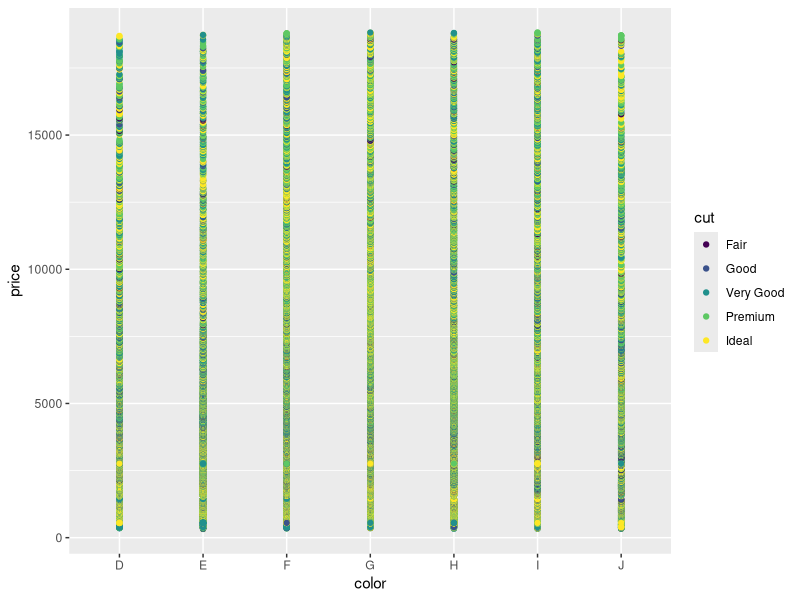
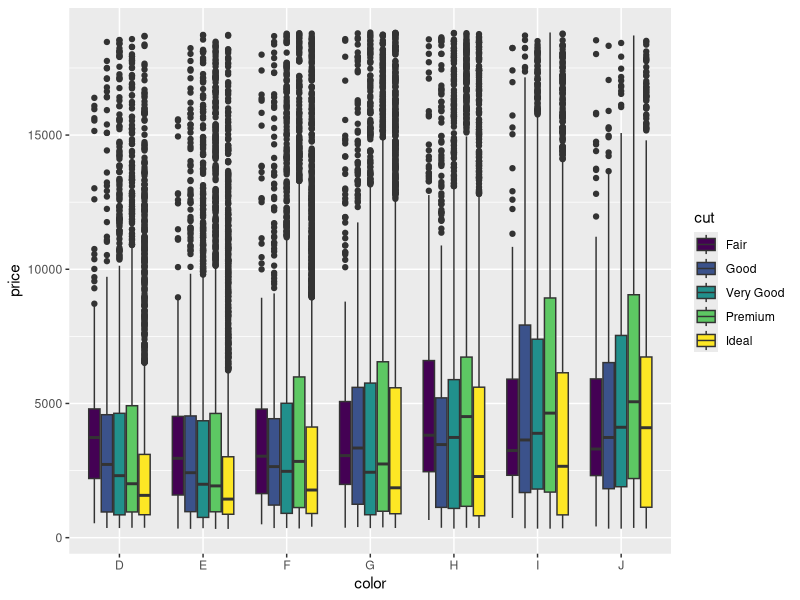
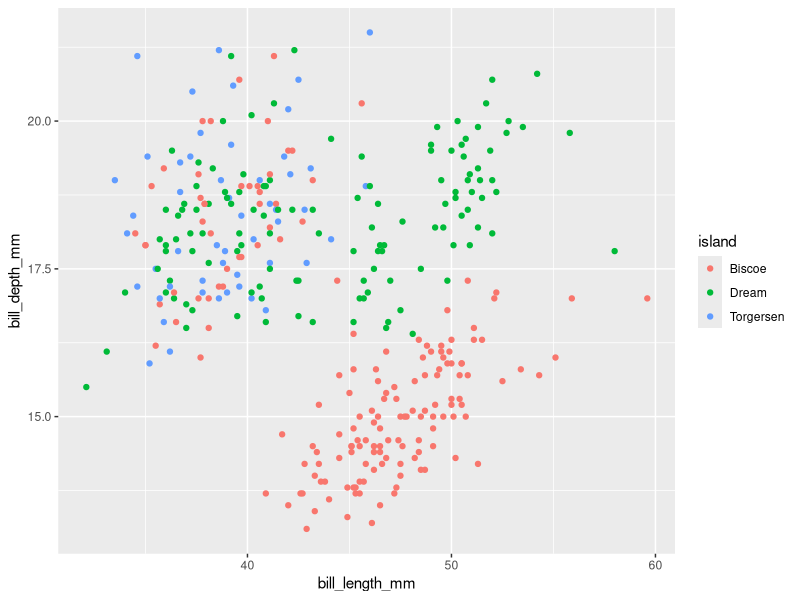
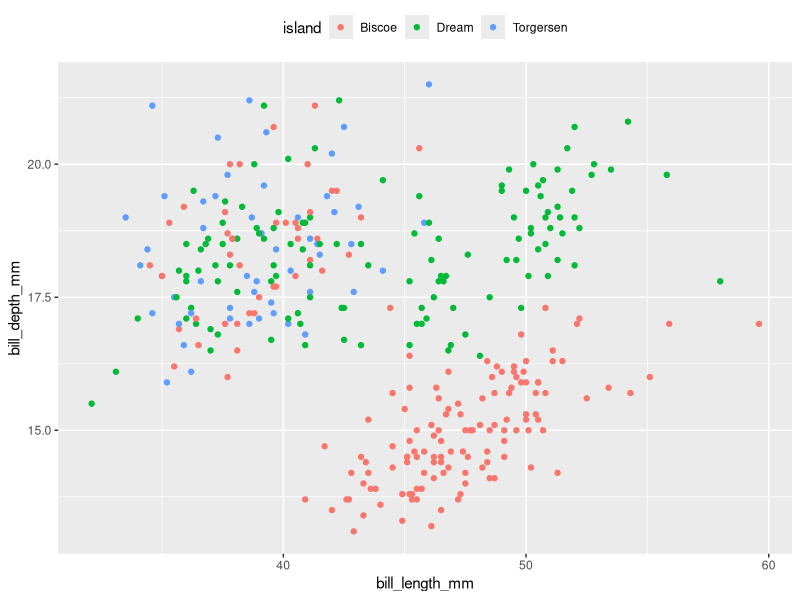
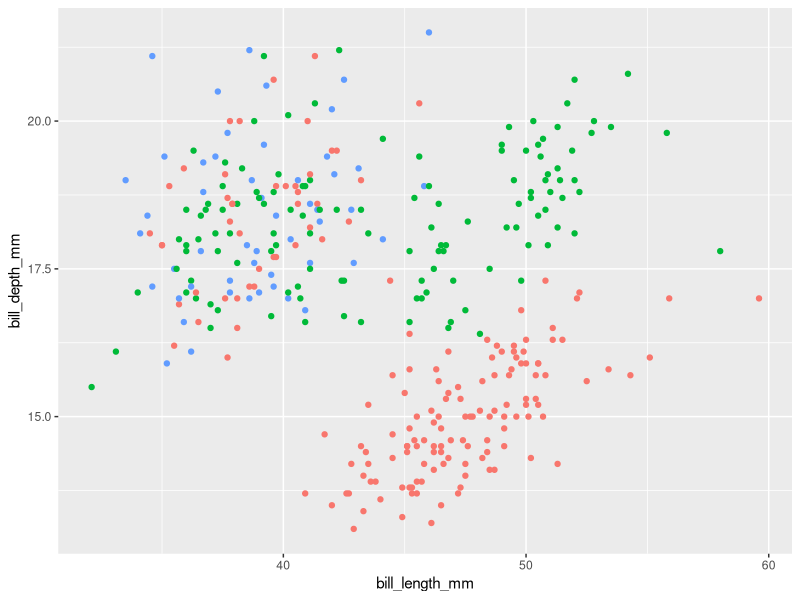
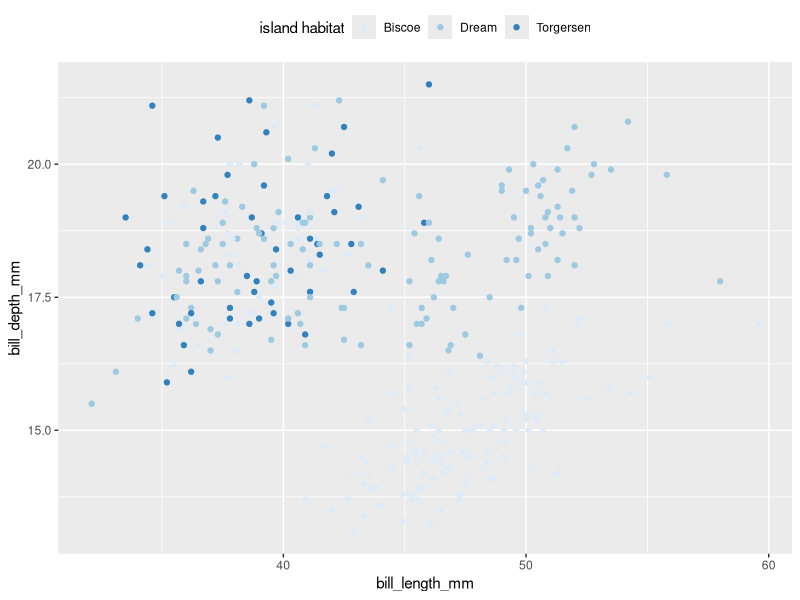
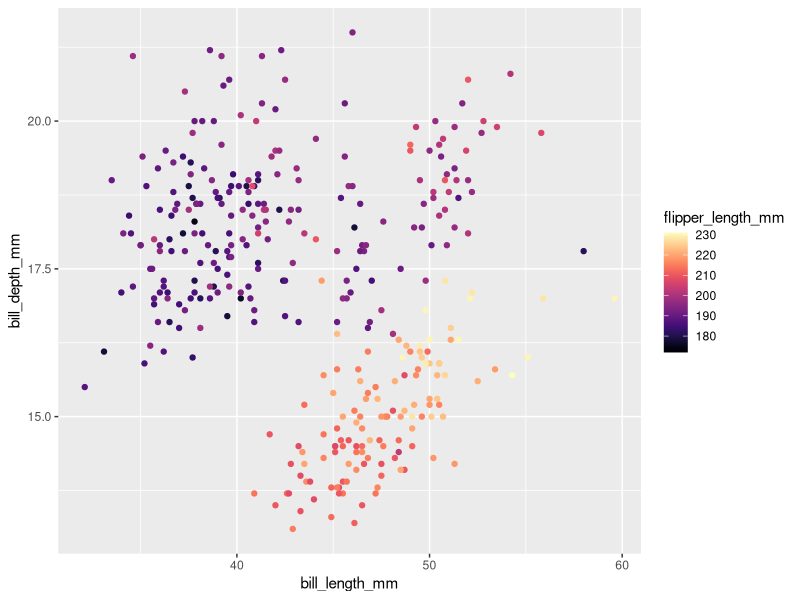
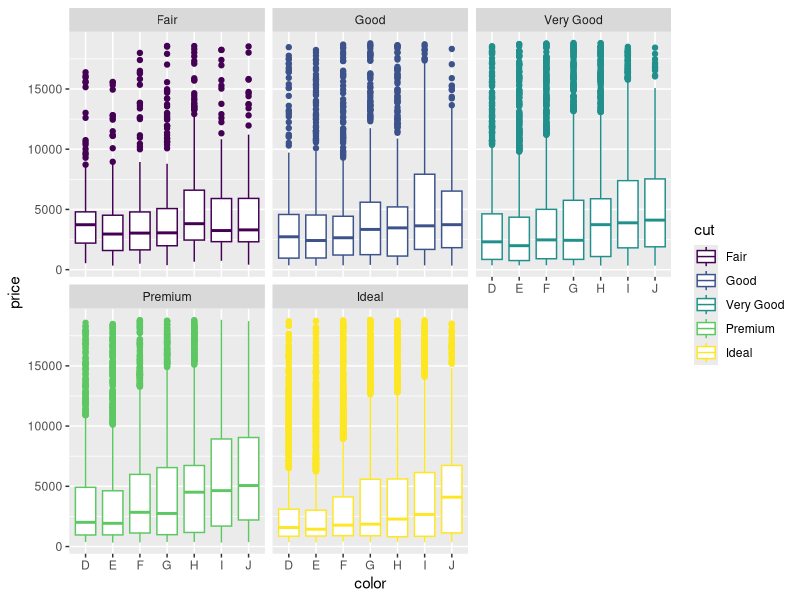

These charts were generated, in order, by the following R code:
## ---- chunk 1
library(tidyverse)
ggplot(diamonds, aes(color, price, color= cut))+ geom_point()# not super helpful 
ggplot(diamonds, aes(color, price, fill=cut)) + geom_boxplot()
## ---- chunk 2

## ---- chunk 3

## ---- chunk 4
library(palmerpenguins)
data("penguins")
## ---- chunk 5
ggplot(penguins, aes(bill_length_mm, bill_depth_mm, color= island))+ geom_point()
## ---- chunk 6
ggplot(penguins, aes(bill_length_mm, bill_depth_mm, color= island))+ geom_point() + theme(legend.position = "top")
## ---- chunk 7
ggplot(penguins, aes(bill_length_mm, bill_depth_mm, color= island))+ geom_point() + theme(legend.position = "none")
## ---- chunk 8
ggplot(penguins, aes(bill_length_mm, bill_depth_mm, color= island))+ geom_point() + scale_color_brewer(palette = "Blues", name = "island habitat") + theme(legend.position = "top")
## ---- chunk 9
library(viridis)
ggplot(penguins, aes(bill_length_mm, bill_depth_mm, color = flipper_length_mm)) + geom_point() + scale_color_viridis(option = "magma")
## ---- chunk 10
ggplot(diamonds, aes(color, price, color= cut))+ geom_boxplot() + facet_wrap(~cut)


## ---- chunk 11

## ---- chunk 12

## ---- chunk 13

## ---- chunk 14
data(mtcars)
ggplot(mtcars, aes(mpg, hp, colour = as.factor(cyl))) + geom_point() + facet_wrap(~cyl)
## ---- chunk 15

## ---- chunk 16
 
## ---- chunk 17
